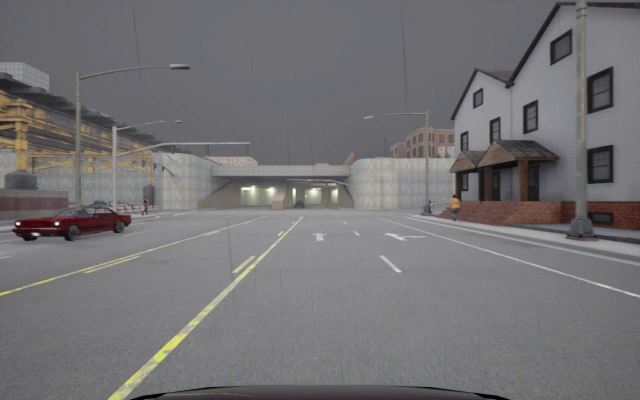
#> input picture test1.png, 1280 x 800 px (shown at 1/2 size)
$ python test_IPM_img.py
#> lines starting #> are read from the running program, lines starting #| are printed output that depends on the picture; after the words box and inside, x2 and y2 are one past the last pixel; in counts of white or black regions, pixels touching at a corner belong together
import cv2
import numpy as np
import matplotlib.pyplot as plt

# # Load the image (Replace 'road_image.jpg' with your image file)
image = cv2.imread('test1.png')
#> image is the input picture: shape (800, 1280, 3); mean B, G, R 115.7, 113.8, 115.9


def IPM(image):
    # Dimensions of the image
    height, width = image.shape[:2]
#> height = 800; width = 1280

    param = 400
    # First perspective transform
    original_points1 = np.float32([
        [0, height // 2],          # Top-left of the lower half
        [width, height // 2],      # Top-right of the lower half
        [width, height],           # Bottom-right corner
        [0, height],               # Bottom-left corner
    ])

    destination_points1 = np.float32([
        [0, 0],                   # Top-left corner
        [width, 0],               # Top-right corner
        [width - param, height],    # Bottom-right corner
        [param, height],            # Bottom-left corner
    ])

    # Compute and apply the first transformation
    matrix1 = cv2.getPerspectiveTransform(original_points1, destination_points1)
    warped_image1 = cv2.warpPerspective(image, matrix1, (width, height))
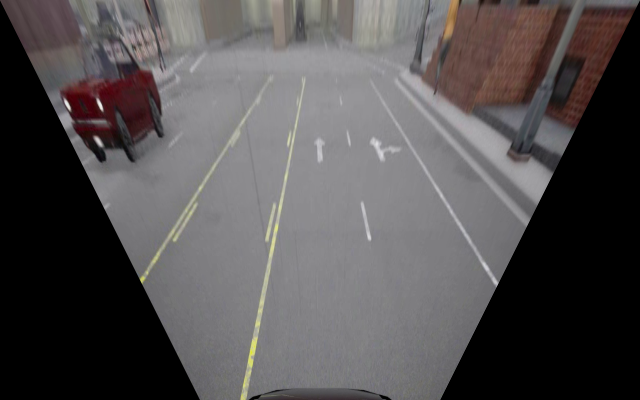
#> warped_image1: shape (800, 1280, 3) (shown at 1/2 size); mean B, G, R 81, 80.3, 83.8


    # Draw lines on the original image to visualize the selected points for better understanding
    for i in range(len(original_points1)):
    	start_point = tuple(map(int, original_points1[i]))  # Convert to integers
    	end_point = tuple(map(int, original_points1[(i + 1) % len(original_points1)]))  # Wrap around to the first point
    	cv2.line(image, start_point, end_point, (0, 0, 255), 5)  # Red line with thickness of 2
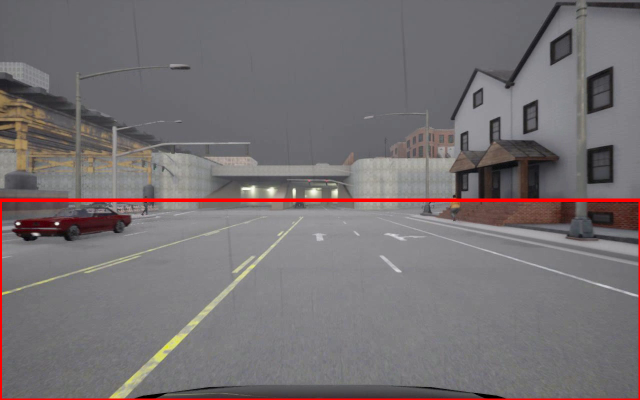
#> image: shape (800, 1280, 3) (shown at 1/2 size); 1.52% of pixels changed, all inside (x1, y1, x2, y2) = (0, 397, 1280, 800)
    # Draw lines between the destination points on the warped image
    for i in range(len(destination_points1)):
        # Map destination points to integers
        start_point_ = tuple(map(int, destination_points1[i]))
        end_point_ = tuple(map(int, destination_points1[(i + 1) % len(destination_points1)]))
        cv2.line(warped_image1, start_point_, end_point_, (255, 0, 0), 5)  # Blue line with thickness of 2
#> this loop made 4 passes
#> (start_point_, end_point_) on passes 1 to 4: ((0, 0), (1280, 0)), ((1280, 0), (880, 800)), ((880, 800), (400, 800)), ((400, 800), (0, 0))
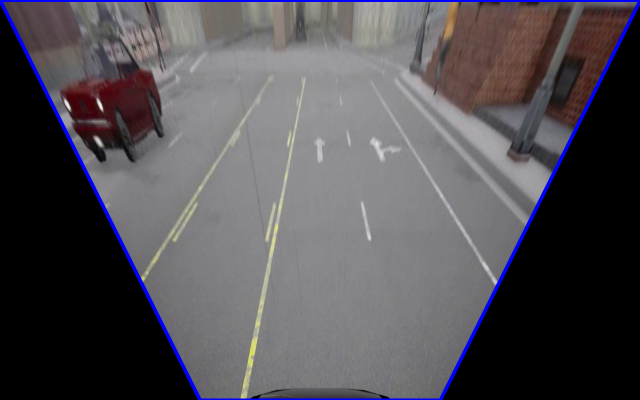
#> warped_image1: shape (800, 1280, 3) (shown at 1/2 size); 1.88% of pixels changed, all inside (x1, y1, x2, y2) = (0, 0, 1280, 800)


    # Second perspective transform
    original_points2 = np.float32([
        [0, height // 3],          # Top-left of the lower third
        [width, height // 3],      # Top-right of the lower third
        [width, height],           # Bottom-right corner
        [0, height],               # Bottom-left corner
    ])

    destination_points2 = np.float32([
        [0, 0],                   # Top-left corner
        [width, 0],               # Top-right corner
        [width - param, height],    # Bottom-right corner
        [param, height],            # Bottom-left corner
    ])

    # Compute and apply the second transformation
    matrix2 = cv2.getPerspectiveTransform(original_points2, destination_points2)
#> matrix2 = [[5.89, 11.76, -3129.4], [0, 23.53, -6258.8], [0, 0.0184, 1]]
    warped_image2 = cv2.warpPerspective(warped_image1, matrix2, (width, height))
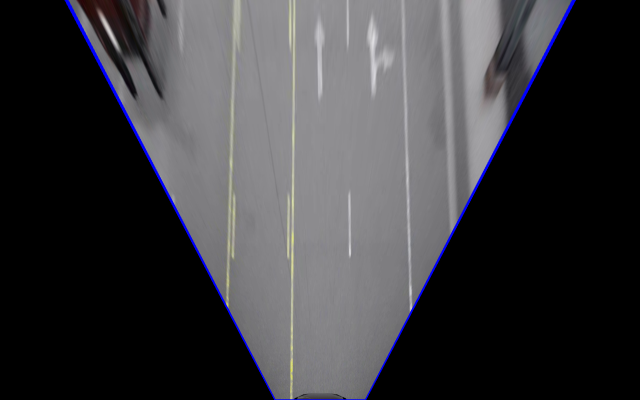
#> warped_image2: shape (800, 1280, 3) (shown at 1/2 size); mean B, G, R 62.6, 59.3, 59.8


    # Third perspective transform (this seems redundant but kept for consistency)
    original_points3 = np.float32([
        [0, height],              # Top-left of the lower half
        [width, height],          # Top-right of the lower half
        [width, height],          # Bottom-right corner
        [0, height],              # Bottom-left corner
    ])

    destination_points3 = np.float32([
        [0, 0],                   # Top-left corner
        [width, 0],               # Top-right corner
        [width - param, height],    # Bottom-right corner
        [param, height],            # Bottom-left corner
    ])

    # Compute and apply the third transformation
    matrix3 = cv2.getPerspectiveTransform(original_points3, destination_points3)
#> matrix3 = [[-6.38e-17, 0.00125, -1], [-8.73e-18, 3.16e-05, -0.0253], [-3.95e-20, -1.58e-07, 0.000126]]
    warped_image3 = cv2.warpPerspective(warped_image2, matrix3, (width, height))
#> warped_image3: shape (800, 1280, 3); every value is 0

    # Forth perspective transform (this seems redundant but kept for consistency)
    param1 = 570
    param2 = 35
    # First perspective transform
    original_points4 = np.float32([
        [0, (height // 2)+param2],          # Top-left of the lower half
        [width, (height // 2)+param2],      # Top-right of the lower half
        [width, height],           # Bottom-right corner
        [0, height],               # Bottom-left corner
    ])

    destination_points4 = np.float32([
        [0, 0],                   # Top-left corner
        [width, 0],               # Top-right corner
        [width - param1, height*2],    # Bottom-right corner
        [param1, height*2],            # Bottom-left corner
    ])

    # Compute and apply the first transformation
    matrix4 = cv2.getPerspectiveTransform(original_points4, destination_points4)
#> matrix4 = [[-0.115, -1.64, 713.5], [-1.78e-16, -4.6, 2002.9], [-1.25e-19, -0.00256, 1]]
    warped_image4 = cv2.warpPerspective(image, matrix4, (width, height*2))
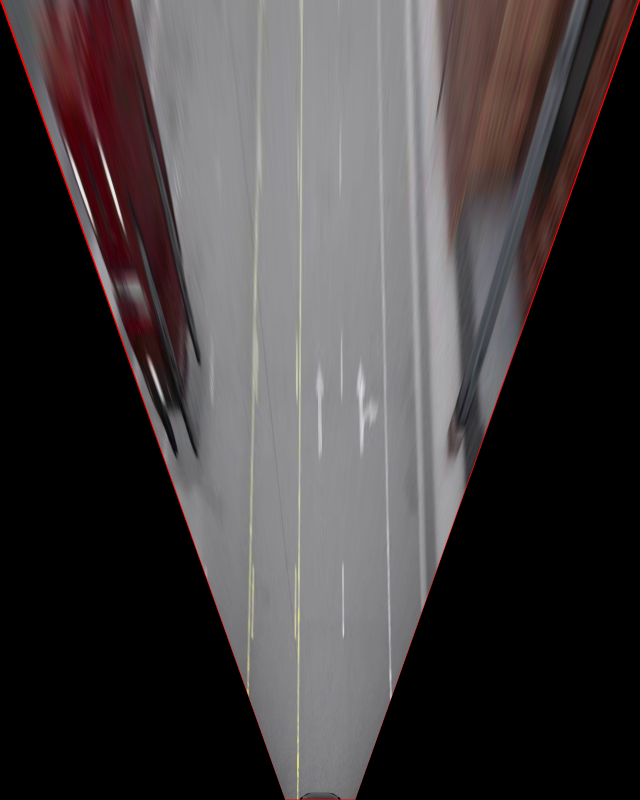
#> warped_image4: shape (1600, 1280, 3) (shown at 1/2 size); mean B, G, R 63.5, 62.4, 67.6


    # final_warped_image = warped_image1.copy()
    # final_warped_image = warped_image2.copy()
    # final_warped_image = warped_image3.copy()
    final_warped_image = warped_image4.copy()
    #final_warped_image = cv2.resize(final_warped_image, (width, height))


    return image, final_warped_image


image, ipm_image = IPM(image)


# Display the results
plt.figure(figsize=(12, 6))
# Original image
plt.subplot(1, 2, 1)
plt.title("Original Image")
plt.imshow(cv2.cvtColor(image, cv2.COLOR_BGR2RGB))

# Warped image with destination points
plt.subplot(1, 2, 2)
plt.title("Warped Image")
plt.imshow(cv2.cvtColor(ipm_image, cv2.COLOR_BGR2RGB))

# # Warped image with destination points
# plt.subplot(1, 3, 3)
# plt.title("Warped Image 2")
# plt.imshow(cv2.cvtColor(warped_image2, cv2.COLOR_BGR2RGB))

plt.tight_layout()
plt.show()
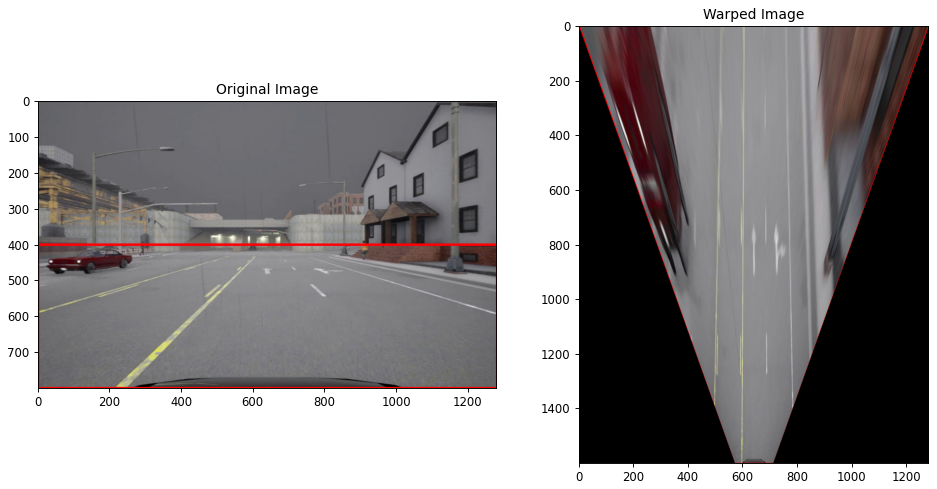
#> figure drawn by matplotlib, 2 panels
